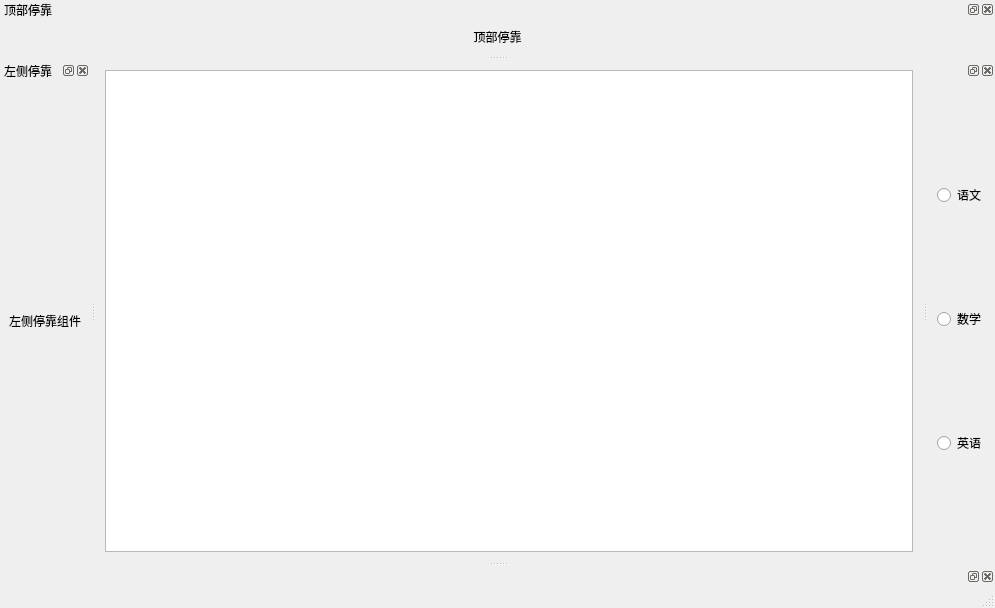
<?xml version="1.0" encoding="UTF-8"?>
<ui version="4.0">
 <class>DockWindow</class>
 <widget class="QMainWindow" name="DockWindow">
  <property name="geometry">
   <rect>
    <x>0</x>
    <y>0</y>
    <width>995</width>
    <height>608</height>
   </rect>
  </property>
  <property name="windowTitle">
   <string>DockWindow</string>
  </property>
  <widget class="QWidget" name="centralwidget">
   <layout class="QHBoxLayout" name="horizontalLayout">
    <item>
     <widget class="QTextEdit" name="textEdit"/>
    </item>
   </layout>
  </widget>
  <widget class="QStatusBar" name="statusbar"/>
  <widget class="QDockWidget" name="dockWidget">
   <property name="windowTitle">
    <string>左侧停靠</string>
   </property>
   <attribute name="dockWidgetArea">
    <number>1</number>
   </attribute>
   <widget class="QWidget" name="dockWidgetContents">
    <layout class="QHBoxLayout" name="horizontalLayout_2">
     <item>
      <widget class="QLabel" name="label">
       <property name="text">
        <string>左侧停靠组件</string>
       </property>
      </widget>
     </item>
    </layout>
   </widget>
  </widget>
  <widget class="QDockWidget" name="dockWidget_2">
   <property name="windowTitle">
    <string>顶部停靠</string>
   </property>
   <attribute name="dockWidgetArea">
    <number>4</number>
   </attribute>
   <widget class="QWidget" name="dockWidgetContents_2">
    <layout class="QHBoxLayout" name="horizontalLayout_3">
     <item>
      <widget class="QLabel" name="label_2">
       <property name="text">
        <string>顶部停靠</string>
       </property>
       <property name="alignment">
        <set>Qt::AlignCenter</set>
       </property>
      </widget>
     </item>
    </layout>
   </widget>
  </widget>
  <widget class="QDockWidget" name="dockWidget_3">
   <attribute name="dockWidgetArea">
    <number>2</number>
   </attribute>
   <widget class="QWidget" name="dockWidgetContents_5">
    <layout class="QVBoxLayout" name="verticalLayout">
     <item>
      <widget class="QRadioButton" name="radioButton">
       <property name="text">
        <string>语文</string>
       </property>
      </widget>
     </item>
     <item>
      <widget class="QRadioButton" name="radioButton_2">
       <property name="text">
        <string>数学</string>
       </property>
      </widget>
     </item>
     <item>
      <widget class="QRadioButton" name="radioButton_3">
       <property name="text">
        <string>英语</string>
       </property>
      </widget>
     </item>
    </layout>
   </widget>
  </widget>
  <widget class="QDockWidget" name="dockWidget_4">
   <attribute name="dockWidgetArea">
    <number>8</number>
   </attribute>
   <widget class="QWidget" name="dockWidgetContents_6"/>
  </widget>
 </widget>
 <resources/>
 <connections/>
</ui>
